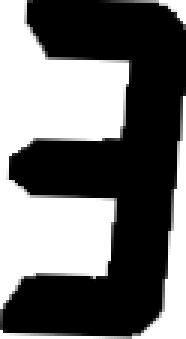
#> input picture training/3/test4dilated-r--2-d-1-i-1.png, 62 x 113 px (shown 3 times larger); its folder holds only this picture in this run
$ python train_model.py
#> lines starting #> are read from the running program, lines starting #| are printed output that depends on the picture
# train_model.py

import os
import cv2
import numpy as np

# Current version of training
version = '_2_1'

RESIZED_IMAGE_WIDTH = 20
RESIZED_IMAGE_HEIGHT = 30

int_classifications = []
npa_flattened_images = np.empty((0, RESIZED_IMAGE_WIDTH * RESIZED_IMAGE_HEIGHT))
npa_classifications = []

trained_folder = 'knn'
trained_json_path = 'training' + version + '.json'


# Classify a digit
def train_file(file_path, char):
#> called with file_path = 'training/3/test4dilated-r--2-d-1-i-1.png', char = '3'
    global npa_flattened_images, int_classifications, npaRawFlattenedImages
    if char == 'dot':
        char = 'A'
    img = cv2.imread(file_path)
#> img is the input picture: shape (113, 62, 3); min 0, max 255, mean 109.4
    imgGray = cv2.cvtColor(img, cv2.COLOR_BGR2GRAY)
    imgThreshCopy = imgGray.copy()
    imgROIResized = cv2.resize(imgThreshCopy, (RESIZED_IMAGE_WIDTH, RESIZED_IMAGE_HEIGHT))
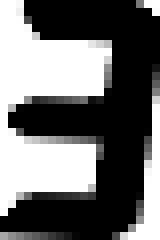
#> imgROIResized: shape (30, 20) (shown 8 times larger); min 0, max 255, mean 108.6

    int_classifications.append(ord(char))
    npaFlattenedImage = imgROIResized.reshape((1, RESIZED_IMAGE_WIDTH * RESIZED_IMAGE_HEIGHT))
    npa_flattened_images = np.append(npa_flattened_images, npaFlattenedImage, 0)


# Write out the dictionary as a string
def serialize_dict(dict):
    output = '{'
    count = 1
    proplen = len(dict)
    for key in dict:
        vals = dict[key]
        output += '"{}": {}'.format(key, vals)
        if count < proplen:
            output += ','
        count += 1
    output += '}'
    return output


# Write out the image mat data, to the format OpenCV expects
def serialize_mat(mat):
    type_id = 'opencv-matrix'
    dt = 'f'  # TODO: Be smarter about the data type
    return '{{"type_id":"{}", "dt":"{}", "data":{}, "rows":{}, "cols": {}}}\n' \
        .format(type_id, dt, serialize_array(mat), mat.shape[0], mat.shape[1])


# Write out an array into a string for use in serialization
def serialize_array(arr):
    output = '['
    for value in arr:
        for element in value:
            output += str(element) + ',' #'%.18e' % thing2 + ',\n'
    output = output[:-1]
    output += ']'
    return output


def main():
    training_dir = "training"

    for fname in os.listdir(training_dir):
        path = os.path.join(training_dir, fname)
        if os.path.isdir(path):
            print('Training ' + fname)
            tfiles = os.listdir(path)
            for tfile in tfiles:
                if not tfile.startswith('.'):
                    train_file(path + '/' + tfile, fname)
#> pass 2 of the loop in main, `for fname in os.listdir(training_dir):`:
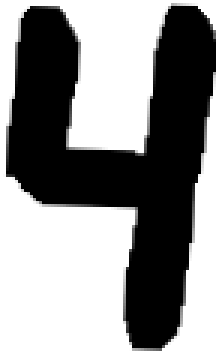
#> input picture training/4/4_4995_crop_1dilated-r--2-d-1-i-1.png, 72 x 117 px (shown 3 times larger)
#> in train_file, img is the input picture: shape (117, 72, 3); min 0, max 255, mean 138.5
#> imgGray: shape (117, 72)
#> in train_file (call 2), `imgROIResized = cv2.resize(imgThreshCopy, (RESIZED_IMAGE_WIDTH, RESIZE..`:
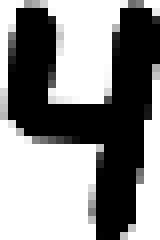
#> imgROIResized: shape (30, 20) (shown 8 times larger); min 0, max 255, mean 138.6

    # Save the classifications for use in Python
    fltClassifications = np.array(int_classifications, np.float32)
    npaClassifications = fltClassifications.reshape((fltClassifications.size, 1))
    np.savetxt(trained_folder + "/classifications" + version + ".txt", npaClassifications)
    np.savetxt(trained_folder + "/flattened_images" + version + ".txt", npa_flattened_images)

    # Save the classifications into a JSON file for use in C++/iOS
    data = {
        'classifications': serialize_mat(npaClassifications),
        'flattened_images': serialize_mat(npa_flattened_images)
    }
#> the loop in serialize_array (call 2), `for value in arr:` made 2 passes
    with open(trained_folder + '/' + trained_json_path, 'w') as outfile:
        outfile.write(serialize_dict(data))
#> in serialize_dict, `proplen = len(dict)`: proplen = 2
#> the loop in serialize_dict, `for key in dict:` made 2 passes
#> (key, count) on passes 1 to 2: ('classifications', 2), ('flattened_images', 3)
#> after the loop in serialize_dict, `for key in dict:`: count = 3


if __name__ == "__main__":
    main()
